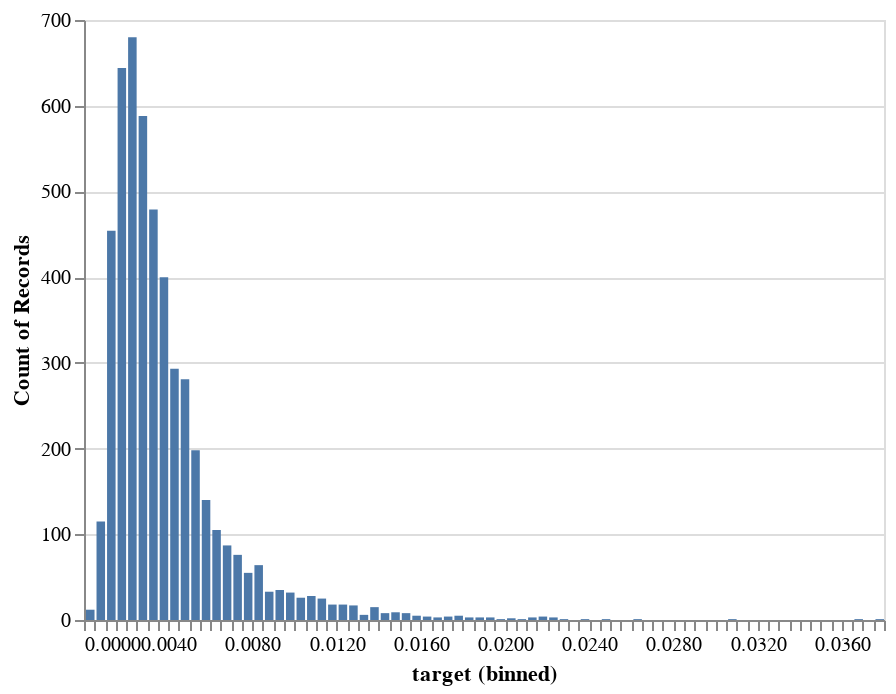

The notebook cell saved with this chart:
### Code cell
alt.Chart(df_train.sample(5000)).mark_bar().encode(
#x=alt.X('target:Q', bin=True), # default binning
x=alt.X('target:Q', bin=alt.Bin(maxbins=100)),
y='count()', 
)

### Figure 1 — Vega-Lite specification as saved in the notebook (floating-point values rounded to 4 significant figures; data arrays with more than 128 entries replaced by an {"elided": "..."} marker saying what was removed)
{"config": {"view": {"continuousWidth": 400, "continuousHeight": 300}}, "data": {"name": "data-4ca195828690d261ecba1bc1586d6b01"}, "mark": "bar", "encoding": {"x": {"type": "quantitative", "bin": {"maxbins": 100}, "field": "target"}, "y": {"type": "quantitative", "aggregate": "count"}}, "$schema": "https://vega.github.io/schema/vega-lite/v4.8.1.json", "datasets": {"data-4ca195828690d261ecba1bc1586d6b01": {"elided": "5000 records"}}}
